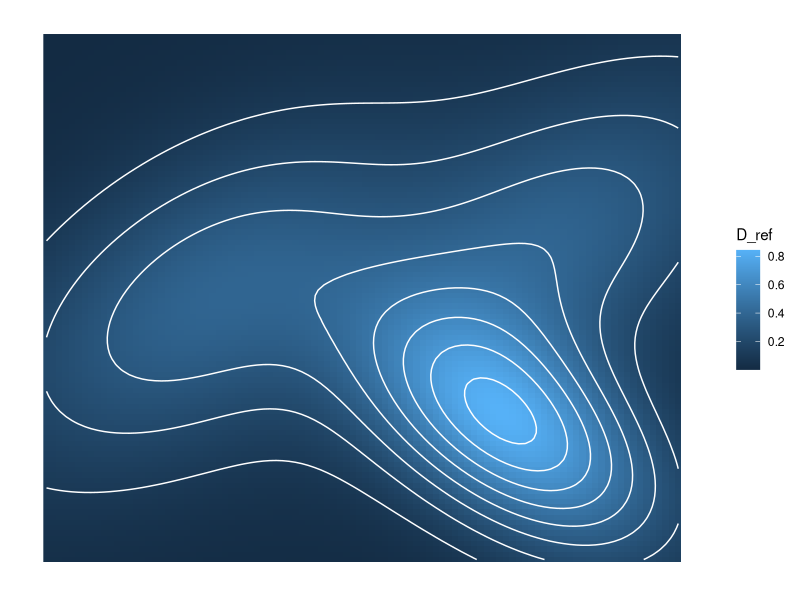
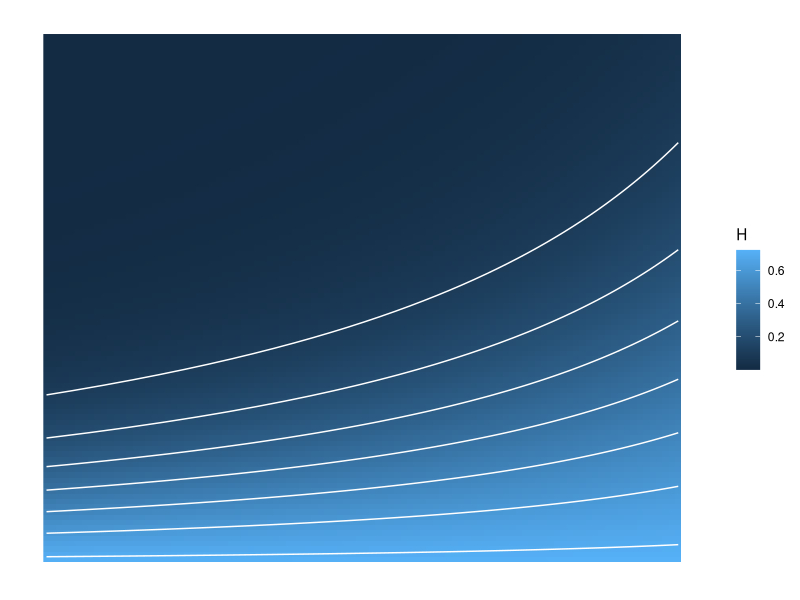
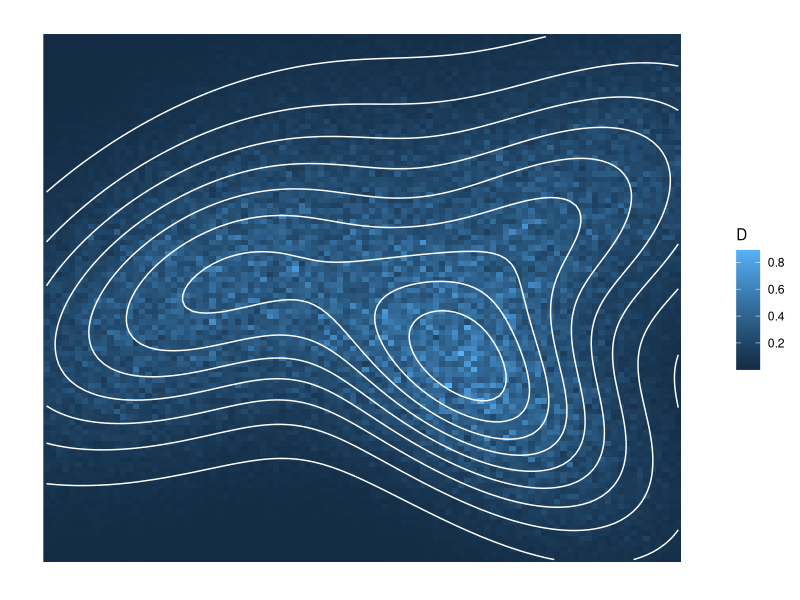
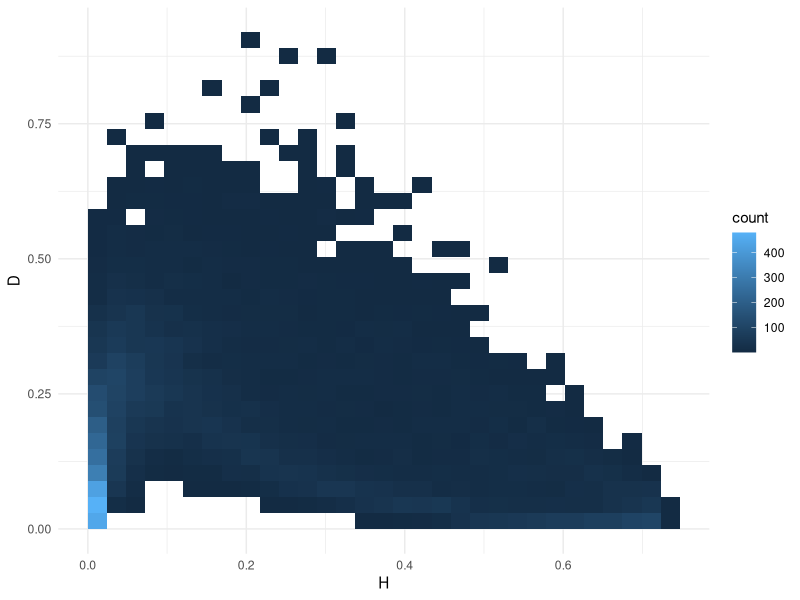
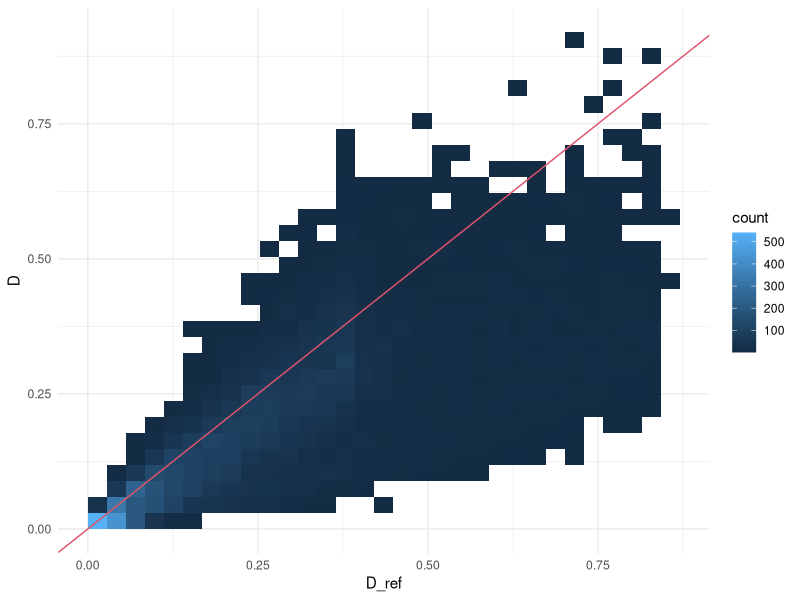
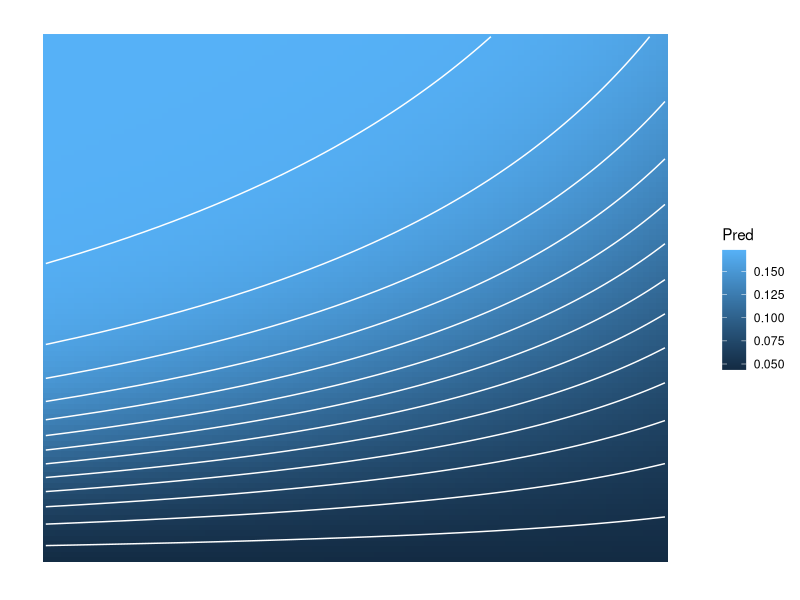
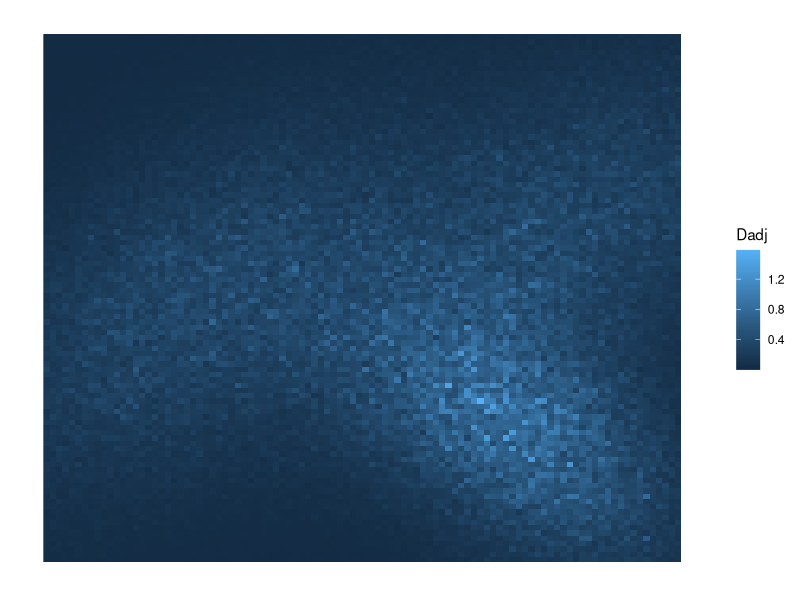
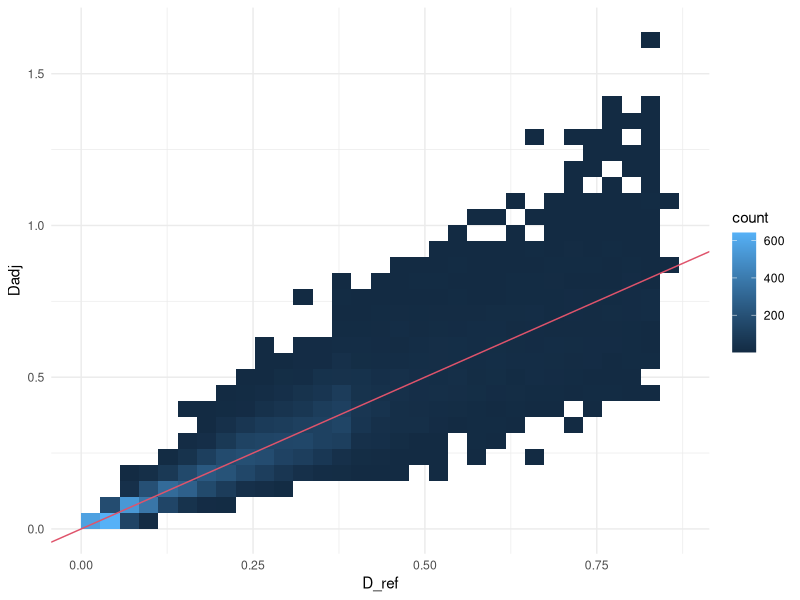

Here is the R script that generated these plots, in order:
#' ---
#' title: BII calculation for KBA
#' output: pdf_document
#' ---
#'
#' # Objective
#'
#' We are using species specific predicted density values and footprint
#' maps to come up with intactness index.
#' In the absence of 'reference state', we are having trouble
#' defining the index for a single species.
#' (The multi-species version should ideally be an aggregation of
#' single species intactness indices/layers).
#' In this write-up, I am trying to conceptualize a way of defining
#' the index, also making the algorithm explicit.
#'
#' # Notation
#'
#' * Density: $D_{i}$ density of a species in the $i$th pixel/watershed (non-negative number)
#' * Footprint: $H_{i}$ human footprint value in pixel/watershed $i$ (0--1 value, binary or proportion)
#'
#' # Preamble
library(ggplot2)
library(mvtnorm)
set.seed(1)
Theme <- theme_minimal() + theme(
    panel.grid=element_blank(),
    axis.title=element_blank(),
    axis.text=element_blank(),
    axis.ticks=element_blank(),
    axis.line=element_blank())
#' # Dummy data
#'
#' Let's define a grid
## function to make a plot
Extent <- 100
df <- expand.grid(x=1:Extent, y=1:Extent)
#' Reference density surface, i.e. $D$ given $H=0$
df$D_ref <- exp(sin(df$x/100) + cos(df$y/100) -
    sin(df$x/50)^2 + cos(df$y/50)^2 -
    cos(df$x*df$y/2000)) / 100
Sigma1 <- matrix(c(1, 0.5, 0.5, 1)*500, 2, 2)
Sigma2 <- matrix(c(1, -0.5, -0.5, 1)*250, 2, 2)
Sigma3 <- diag(1,2) * 100
df$D_ref <- 1000*(dmvnorm(df[,c("x", "y")], c(25, 50), Sigma1) +
    dmvnorm(df[,c("x", "y")], c(75, 25), Sigma2) +
    dmvnorm(df[,c("x", "y")], c(80, 60), Sigma1))
ggplot(df, aes(x, y, z=D_ref, fill = D_ref)) +
    geom_raster() +
    geom_contour(colour = "white") +
    Theme
#' Human footprint
df$H <- plogis(1 - 10 * df$y/Extent + 6*df$y*df$x/Extent^2)
ggplot(df, aes(x, y, z=H, fill = H)) +
    geom_raster() +
    geom_contour(colour = "white") +
    Theme
#' Now a relationship between $H$ and $D$ to create the
#' density that is $D'=D \mid H$, i.e. conditional on footprint.
#' This is the density we are modelling spatially,
#' and trying to infer about $D$ (which is $D$ given $H=0$).
#' `Effect` is the effect of footprint.
#' We add error to ut (contour shows the expected value, the
#' salt-and-pepper patterns is due to variation)
Effect <- -2
df$Expected <- df$D_ref * exp(Effect * df$H) # expected value
df$D <- df$Expected * exp(rnorm(Extent^2, 0, 0.25)) # error
ggplot(df, aes(x, y, z=Expected, fill = D)) +
    geom_raster() +
    geom_contour(colour = "white") +
    Theme
#' Let's see how the conditional density relates to footprint
ggplot(df, aes(H, D)) +
    geom_bin2d() +
    theme_minimal()
#' and how it relates to the reference density
ggplot(df, aes(D_ref, D)) +
    geom_bin2d() +
    geom_abline(slope=1, col=2) +
    theme_minimal()
#' # Model
#'
#' The model really is:
#' $D = D_{ref} e^{\beta H}$, or on the log scale:
#' $log(D) = log(D_{ref}) + \beta H + error$.
#'
#' We build a model between the predicted density (in the simulation, this
#' is the conditional density `D`) and footprint (`H`)
m <- lm(log(D) ~ H, df)
b <- coef(m)
#' We expect the intercept to be close to the mean of the log reference
#' density (this is what we are trying to estimate after all)
b[1] # intercept
mean(log(df$D_ref)) # mean log reference density
#' The slope should be close to `Effect` ($\beta$) defined above
Effect
b[2]
#' # Intactness
#'
#' Now we want to approximate `D_ref` based on the coefficients, `D`, and `H`.
#' First, let's predict the expected value based on the log-linear model
df$Pred <- exp(b[1] + b[2] * df$H)
ggplot(df, aes(x, y, z=Pred, fill = Pred)) +
    geom_raster() +
    geom_contour(colour = "white") +
    Theme
#' this surface as we see is just a weighted version of `H` because
#' we ignored all other spatial variation.
#' To bring that in, we use the conditional density that we
#' call adjusted density ($D_{adj} = D / e^{\beta H}$)
df$Dadj <- df$D / exp(b[2] * df$H)
ggplot(df, aes(x, y, z=Dadj, fill = Dadj)) +
    geom_raster() +
    Theme
#' this looks very similar to $D_{ref}$
ggplot(df, aes(D_ref, Dadj)) +
    geom_bin2d() +
    geom_abline(slope=1, col=2) +
    theme_minimal()
#'
#' # Intactness
#'
#' There are 2 ways of expressing intactness:
#'
#' 1. spatial representation: the ratio of conditional vs. reference (adjusted density is our estimator for reference density)
#' 2. overall index: this takes the ratio of the sums of the 2 layers
#'
#' Here is the spatial version first: calculate min/max
#' (this forces the index to be < 1 even when $D > D_{ref}$, i.e.
#' the species responds positively to footprint)
df$BI <- pmin(df$D, df$Dadj) / pmax(df$D, df$Dadj)
ggplot(df, aes(x, y, z=BI, fill = BI)) +
    geom_raster() +
    geom_contour(colour = "white") +
    Theme
#' Hmm. This seems a bit curcular. Hope it will work better when $D$ is unknown...
#'
#' Anyways, the regional or overall index is calculated by taking the ratio
#' of the sums (or means):
Nc <- mean(df$D)
Nc
Nr <- mean(df$Dadj)
Nr
min(Nc, Nr) / max(Nc, Nr)
#' This can be calculated as a scaled footprint
mean(exp(b[2] * df$H))
#' A way around the fact that the spatial (pixel level) representation
#' will be a scaled version of the footprint could be to
#' calculate the scaled footprint , $mean(e^{\beta H})$, in a watershed,
#' and display that on a map. This should take into account of how
#' effectively footprint is influencing density, which is how
#' we define the opposite of intact.
#'
#' The following index gives the standardized difference in the 0-1 range.
#' Need to truncate at the q'th quantile ($Q$) if we want to standardize
#' by $Q$ to avoid higher than 0 values. If $Q$ is the maximum,
#' there is no need for truncation, but if we want to make it robust to
#' outliers by e.g. taking the 99th quantile we need to truncate the
#' values:
Q <- quantile(df$D, 0.99)
df$delta <- (pmin(Q, df$D) - df$Dadj)
df$BI2 <- 1 + (df$D - df$Dadj) / Q
df$BI2[df$BI2 > 1] <- 1
df$BI2[df$BI2 < 0] <- 0
summary(df$BI2)
ggplot(df, aes(x, y, z=BI2, fill = BI2)) +
    geom_raster() +
    Theme


